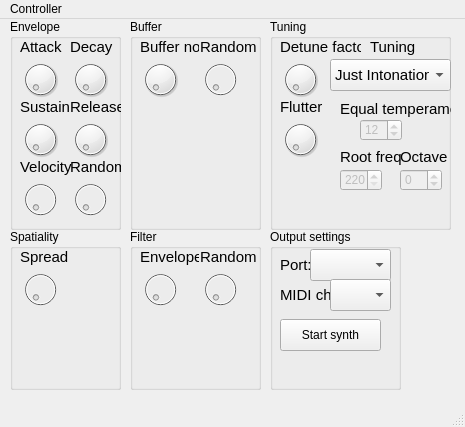
<?xml version="1.0" encoding="UTF-8"?>
<ui version="4.0">
 <class>Controller</class>
 <widget class="QMainWindow" name="Controller">
  <property name="geometry">
   <rect>
    <x>0</x>
    <y>0</y>
    <width>465</width>
    <height>427</height>
   </rect>
  </property>
  <property name="windowTitle">
   <string>Blood Glucose Level Synth Controller</string>
  </property>
  <widget class="QWidget" name="centralwidget">
   <widget class="QGroupBox" name="buffer">
    <property name="geometry">
     <rect>
      <x>130</x>
      <y>0</y>
      <width>131</width>
      <height>211</height>
     </rect>
    </property>
    <property name="title">
     <string>Buffer</string>
    </property>
    <widget class="QDial" name="buffer_no">
     <property name="geometry">
      <rect>
       <x>10</x>
       <y>30</y>
       <width>41</width>
       <height>61</height>
      </rect>
     </property>
     <property name="maximum">
      <number>255</number>
     </property>
     <property name="wrapping">
      <bool>false</bool>
     </property>
    </widget>
    <widget class="QLabel" name="label_5">
     <property name="geometry">
      <rect>
       <x>10</x>
       <y>20</y>
       <width>59</width>
       <height>16</height>
      </rect>
     </property>
     <property name="font">
      <font>
       <pointsize>11</pointsize>
      </font>
     </property>
     <property name="text">
      <string>Buffer no.</string>
     </property>
    </widget>
    <widget class="QDial" name="buffer_random">
     <property name="enabled">
      <bool>false</bool>
     </property>
     <property name="geometry">
      <rect>
       <x>70</x>
       <y>30</y>
       <width>41</width>
       <height>61</height>
      </rect>
     </property>
     <property name="maximum">
      <number>255</number>
     </property>
     <property name="wrapping">
      <bool>false</bool>
     </property>
    </widget>
    <widget class="QLabel" name="label_9">
     <property name="geometry">
      <rect>
       <x>70</x>
       <y>20</y>
       <width>59</width>
       <height>16</height>
      </rect>
     </property>
     <property name="font">
      <font>
       <pointsize>11</pointsize>
      </font>
     </property>
     <property name="text">
      <string>Random</string>
     </property>
    </widget>
   </widget>
   <widget class="QGroupBox" name="buffer_2">
    <property name="geometry">
     <rect>
      <x>130</x>
      <y>210</y>
      <width>131</width>
      <height>161</height>
     </rect>
    </property>
    <property name="title">
     <string>Filter</string>
    </property>
    <widget class="QDial" name="buffer_no_2">
     <property name="enabled">
      <bool>false</bool>
     </property>
     <property name="geometry">
      <rect>
       <x>10</x>
       <y>30</y>
       <width>41</width>
       <height>61</height>
      </rect>
     </property>
     <property name="maximum">
      <number>255</number>
     </property>
     <property name="wrapping">
      <bool>false</bool>
     </property>
    </widget>
    <widget class="QLabel" name="label_16">
     <property name="geometry">
      <rect>
       <x>10</x>
       <y>20</y>
       <width>59</width>
       <height>16</height>
      </rect>
     </property>
     <property name="font">
      <font>
       <pointsize>11</pointsize>
      </font>
     </property>
     <property name="text">
      <string>Envelope</string>
     </property>
    </widget>
    <widget class="QDial" name="buffer_random_2">
     <property name="enabled">
      <bool>false</bool>
     </property>
     <property name="geometry">
      <rect>
       <x>70</x>
       <y>30</y>
       <width>41</width>
       <height>61</height>
      </rect>
     </property>
     <property name="maximum">
      <number>255</number>
     </property>
     <property name="wrapping">
      <bool>false</bool>
     </property>
    </widget>
    <widget class="QLabel" name="label_17">
     <property name="geometry">
      <rect>
       <x>70</x>
       <y>20</y>
       <width>59</width>
       <height>16</height>
      </rect>
     </property>
     <property name="font">
      <font>
       <pointsize>11</pointsize>
      </font>
     </property>
     <property name="text">
      <string>Random</string>
     </property>
    </widget>
   </widget>
   <widget class="QGroupBox" name="envelope">
    <property name="geometry">
     <rect>
      <x>10</x>
      <y>0</y>
      <width>111</width>
      <height>211</height>
     </rect>
    </property>
    <property name="title">
     <string>Envelope</string>
    </property>
    <widget class="QDial" name="attack">
     <property name="geometry">
      <rect>
       <x>10</x>
       <y>30</y>
       <width>41</width>
       <height>61</height>
      </rect>
     </property>
     <property name="maximum">
      <number>127</number>
     </property>
    </widget>
    <widget class="QLabel" name="label">
     <property name="geometry">
      <rect>
       <x>10</x>
       <y>20</y>
       <width>59</width>
       <height>16</height>
      </rect>
     </property>
     <property name="font">
      <font>
       <pointsize>11</pointsize>
      </font>
     </property>
     <property name="text">
      <string>Attack</string>
     </property>
    </widget>
    <widget class="QDial" name="decay">
     <property name="geometry">
      <rect>
       <x>60</x>
       <y>30</y>
       <width>41</width>
       <height>61</height>
      </rect>
     </property>
     <property name="maximum">
      <number>127</number>
     </property>
    </widget>
    <widget class="QLabel" name="label_2">
     <property name="geometry">
      <rect>
       <x>60</x>
       <y>20</y>
       <width>59</width>
       <height>16</height>
      </rect>
     </property>
     <property name="font">
      <font>
       <pointsize>11</pointsize>
      </font>
     </property>
     <property name="text">
      <string>Decay</string>
     </property>
    </widget>
    <widget class="QDial" name="sustain">
     <property name="geometry">
      <rect>
       <x>10</x>
       <y>90</y>
       <width>41</width>
       <height>61</height>
      </rect>
     </property>
     <property name="maximum">
      <number>127</number>
     </property>
    </widget>
    <widget class="QLabel" name="label_3">
     <property name="geometry">
      <rect>
       <x>10</x>
       <y>80</y>
       <width>59</width>
       <height>16</height>
      </rect>
     </property>
     <property name="font">
      <font>
       <pointsize>11</pointsize>
      </font>
     </property>
     <property name="text">
      <string>Sustain</string>
     </property>
    </widget>
    <widget class="QDial" name="release">
     <property name="geometry">
      <rect>
       <x>60</x>
       <y>90</y>
       <width>41</width>
       <height>61</height>
      </rect>
     </property>
     <property name="maximum">
      <number>127</number>
     </property>
    </widget>
    <widget class="QLabel" name="label_4">
     <property name="geometry">
      <rect>
       <x>60</x>
       <y>80</y>
       <width>59</width>
       <height>16</height>
      </rect>
     </property>
     <property name="font">
      <font>
       <pointsize>11</pointsize>
      </font>
     </property>
     <property name="text">
      <string>Release</string>
     </property>
    </widget>
    <widget class="QLabel" name="label_11">
     <property name="geometry">
      <rect>
       <x>10</x>
       <y>140</y>
       <width>59</width>
       <height>16</height>
      </rect>
     </property>
     <property name="font">
      <font>
       <pointsize>11</pointsize>
      </font>
     </property>
     <property name="text">
      <string>Velocity</string>
     </property>
    </widget>
    <widget class="QDial" name="velocity_sensitivity">
     <property name="enabled">
      <bool>false</bool>
     </property>
     <property name="geometry">
      <rect>
       <x>10</x>
       <y>150</y>
       <width>41</width>
       <height>61</height>
      </rect>
     </property>
     <property name="maximum">
      <number>127</number>
     </property>
    </widget>
    <widget class="QLabel" name="label_12">
     <property name="geometry">
      <rect>
       <x>60</x>
       <y>140</y>
       <width>59</width>
       <height>16</height>
      </rect>
     </property>
     <property name="font">
      <font>
       <pointsize>11</pointsize>
      </font>
     </property>
     <property name="text">
      <string>Random</string>
     </property>
    </widget>
    <widget class="QDial" name="envelope_random">
     <property name="enabled">
      <bool>false</bool>
     </property>
     <property name="geometry">
      <rect>
       <x>60</x>
       <y>150</y>
       <width>41</width>
       <height>61</height>
      </rect>
     </property>
     <property name="maximum">
      <number>127</number>
     </property>
    </widget>
   </widget>
   <widget class="QGroupBox" name="output_settings">
    <property name="geometry">
     <rect>
      <x>270</x>
      <y>210</y>
      <width>131</width>
      <height>161</height>
     </rect>
    </property>
    <property name="title">
     <string>Output settings</string>
    </property>
    <widget class="QComboBox" name="port">
     <property name="enabled">
      <bool>true</bool>
     </property>
     <property name="geometry">
      <rect>
       <x>40</x>
       <y>20</y>
       <width>81</width>
       <height>32</height>
      </rect>
     </property>
     <property name="font">
      <font>
       <pointsize>11</pointsize>
      </font>
     </property>
    </widget>
    <widget class="QLabel" name="label_10">
     <property name="geometry">
      <rect>
       <x>10</x>
       <y>20</y>
       <width>31</width>
       <height>31</height>
      </rect>
     </property>
     <property name="font">
      <font>
       <pointsize>11</pointsize>
      </font>
     </property>
     <property name="text">
      <string>Port:</string>
     </property>
     <property name="alignment">
      <set>Qt::AlignLeading|Qt::AlignLeft|Qt::AlignVCenter</set>
     </property>
    </widget>
    <widget class="QLabel" name="label_13">
     <property name="geometry">
      <rect>
       <x>10</x>
       <y>50</y>
       <width>51</width>
       <height>31</height>
      </rect>
     </property>
     <property name="font">
      <font>
       <pointsize>11</pointsize>
      </font>
     </property>
     <property name="text">
      <string>MIDI ch:</string>
     </property>
     <property name="alignment">
      <set>Qt::AlignLeading|Qt::AlignLeft|Qt::AlignVCenter</set>
     </property>
    </widget>
    <widget class="QComboBox" name="midichannel">
     <property name="enabled">
      <bool>true</bool>
     </property>
     <property name="geometry">
      <rect>
       <x>60</x>
       <y>50</y>
       <width>61</width>
       <height>32</height>
      </rect>
     </property>
     <property name="font">
      <font>
       <pointsize>11</pointsize>
      </font>
     </property>
    </widget>
    <widget class="QPushButton" name="pushButton">
     <property name="geometry">
      <rect>
       <x>10</x>
       <y>90</y>
       <width>101</width>
       <height>32</height>
      </rect>
     </property>
     <property name="text">
      <string>Start synth</string>
     </property>
    </widget>
   </widget>
   <widget class="QGroupBox" name="tuning_group">
    <property name="geometry">
     <rect>
      <x>270</x>
      <y>0</y>
      <width>181</width>
      <height>211</height>
     </rect>
    </property>
    <property name="title">
     <string>Tuning</string>
    </property>
    <widget class="QDial" name="detune_factor">
     <property name="geometry">
      <rect>
       <x>10</x>
       <y>30</y>
       <width>41</width>
       <height>61</height>
      </rect>
     </property>
     <property name="maximum">
      <number>127</number>
     </property>
    </widget>
    <widget class="QLabel" name="label_6">
     <property name="geometry">
      <rect>
       <x>10</x>
       <y>20</y>
       <width>81</width>
       <height>16</height>
      </rect>
     </property>
     <property name="font">
      <font>
       <pointsize>11</pointsize>
      </font>
     </property>
     <property name="text">
      <string>Detune factor</string>
     </property>
    </widget>
    <widget class="QComboBox" name="tuning">
     <property name="geometry">
      <rect>
       <x>60</x>
       <y>40</y>
       <width>121</width>
       <height>32</height>
      </rect>
     </property>
     <property name="font">
      <font>
       <pointsize>11</pointsize>
      </font>
     </property>
     <item>
      <property name="text">
       <string>Just Intonation</string>
      </property>
     </item>
     <item>
      <property name="text">
       <string>Equal Temperament</string>
      </property>
     </item>
     <item>
      <property name="text">
       <string>Harmonic Series 24</string>
      </property>
     </item>
     <item>
      <property name="text">
       <string>Bohlen-Pierce</string>
      </property>
     </item>
     <item>
      <property name="text">
       <string>Meantone, 1/5 Pythagorean Comma</string>
      </property>
     </item>
    </widget>
    <widget class="QLabel" name="label_7">
     <property name="geometry">
      <rect>
       <x>100</x>
       <y>20</y>
       <width>81</width>
       <height>16</height>
      </rect>
     </property>
     <property name="font">
      <font>
       <pointsize>11</pointsize>
      </font>
     </property>
     <property name="text">
      <string>Tuning</string>
     </property>
    </widget>
    <widget class="QLabel" name="label_14">
     <property name="geometry">
      <rect>
       <x>10</x>
       <y>80</y>
       <width>81</width>
       <height>16</height>
      </rect>
     </property>
     <property name="font">
      <font>
       <pointsize>11</pointsize>
      </font>
     </property>
     <property name="text">
      <string>Flutter</string>
     </property>
    </widget>
    <widget class="QDial" name="flutter">
     <property name="geometry">
      <rect>
       <x>10</x>
       <y>90</y>
       <width>41</width>
       <height>61</height>
      </rect>
     </property>
     <property name="maximum">
      <number>127</number>
     </property>
    </widget>
    <widget class="QLabel" name="label_15">
     <property name="geometry">
      <rect>
       <x>70</x>
       <y>80</y>
       <width>121</width>
       <height>20</height>
      </rect>
     </property>
     <property name="font">
      <font>
       <pointsize>11</pointsize>
      </font>
     </property>
     <property name="text">
      <string>Equal temperament</string>
     </property>
    </widget>
    <widget class="QSpinBox" name="equal_temperament">
     <property name="enabled">
      <bool>false</bool>
     </property>
     <property name="geometry">
      <rect>
       <x>90</x>
       <y>100</y>
       <width>42</width>
       <height>22</height>
      </rect>
     </property>
     <property name="minimum">
      <number>5</number>
     </property>
     <property name="maximum">
      <number>29</number>
     </property>
     <property name="value">
      <number>12</number>
     </property>
    </widget>
    <widget class="QLabel" name="label_18">
     <property name="geometry">
      <rect>
       <x>70</x>
       <y>130</y>
       <width>81</width>
       <height>16</height>
      </rect>
     </property>
     <property name="font">
      <font>
       <pointsize>11</pointsize>
      </font>
     </property>
     <property name="text">
      <string>Root freq</string>
     </property>
    </widget>
    <widget class="QSpinBox" name="root_freq">
     <property name="enabled">
      <bool>false</bool>
     </property>
     <property name="geometry">
      <rect>
       <x>70</x>
       <y>150</y>
       <width>42</width>
       <height>22</height>
      </rect>
     </property>
     <property name="minimum">
      <number>220</number>
     </property>
     <property name="maximum">
      <number>660</number>
     </property>
     <property name="value">
      <number>220</number>
     </property>
    </widget>
    <widget class="QSpinBox" name="octave">
     <property name="enabled">
      <bool>false</bool>
     </property>
     <property name="geometry">
      <rect>
       <x>130</x>
       <y>150</y>
       <width>42</width>
       <height>22</height>
      </rect>
     </property>
     <property name="minimum">
      <number>-3</number>
     </property>
     <property name="maximum">
      <number>3</number>
     </property>
     <property name="value">
      <number>0</number>
     </property>
    </widget>
    <widget class="QLabel" name="label_19">
     <property name="geometry">
      <rect>
       <x>130</x>
       <y>130</y>
       <width>81</width>
       <height>16</height>
      </rect>
     </property>
     <property name="font">
      <font>
       <pointsize>11</pointsize>
      </font>
     </property>
     <property name="text">
      <string>Octave</string>
     </property>
    </widget>
   </widget>
   <widget class="QGroupBox" name="spatiality">
    <property name="geometry">
     <rect>
      <x>10</x>
      <y>210</y>
      <width>111</width>
      <height>161</height>
     </rect>
    </property>
    <property name="title">
     <string>Spatiality</string>
    </property>
    <widget class="QDial" name="stereo_spread">
     <property name="enabled">
      <bool>false</bool>
     </property>
     <property name="geometry">
      <rect>
       <x>10</x>
       <y>30</y>
       <width>41</width>
       <height>61</height>
      </rect>
     </property>
     <property name="maximum">
      <number>255</number>
     </property>
     <property name="wrapping">
      <bool>false</bool>
     </property>
    </widget>
    <widget class="QLabel" name="label_8">
     <property name="geometry">
      <rect>
       <x>10</x>
       <y>20</y>
       <width>59</width>
       <height>16</height>
      </rect>
     </property>
     <property name="font">
      <font>
       <pointsize>11</pointsize>
      </font>
     </property>
     <property name="text">
      <string>Spread</string>
     </property>
    </widget>
   </widget>
  </widget>
  <widget class="QMenuBar" name="menubar">
   <property name="geometry">
    <rect>
     <x>0</x>
     <y>0</y>
     <width>465</width>
     <height>22</height>
    </rect>
   </property>
   <widget class="QMenu" name="menuController">
    <property name="title">
     <string>Controller</string>
    </property>
    <addaction name="actionOpen_Converter"/>
    <addaction name="actionOpen_settings"/>
   </widget>
   <addaction name="menuController"/>
  </widget>
  <widget class="QStatusBar" name="statusbar"/>
  <action name="actionOpen_Converter">
   <property name="text">
    <string>Open Converter</string>
   </property>
  </action>
  <action name="actionOpen_settings">
   <property name="text">
    <string>Open Settings</string>
   </property>
  </action>
 </widget>
 <resources/>
 <connections/>
</ui>
